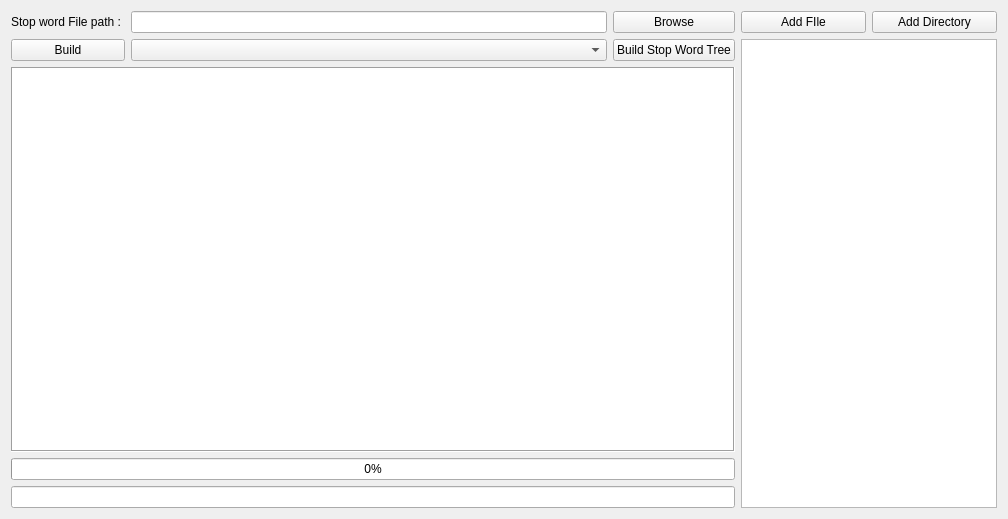
<?xml version="1.0" encoding="UTF-8"?>
<ui version="4.0">
 <class>MainWindow</class>
 <widget class="QMainWindow" name="MainWindow">
  <property name="geometry">
   <rect>
    <x>0</x>
    <y>0</y>
    <width>1008</width>
    <height>519</height>
   </rect>
  </property>
  <property name="windowTitle">
   <string>Inverted Index Search Engine</string>
  </property>
  <widget class="QWidget" name="centralWidget">
   <layout class="QGridLayout" name="gridLayout">
    <item row="2" column="0" colspan="3">
     <widget class="QPlainTextEdit" name="cmdOutput">
      <property name="enabled">
       <bool>true</bool>
      </property>
      <property name="font">
       <font>
        <family>Ubuntu</family>
        <weight>75</weight>
        <bold>true</bold>
       </font>
      </property>
      <property name="frameShape">
       <enum>QFrame::Box</enum>
      </property>
      <property name="readOnly">
       <bool>true</bool>
      </property>
      <property name="plainText">
       <string/>
      </property>
      <property name="textInteractionFlags">
       <set>Qt::NoTextInteraction</set>
      </property>
      <property name="backgroundVisible">
       <bool>false</bool>
      </property>
     </widget>
    </item>
    <item row="3" column="0" colspan="3">
     <widget class="QProgressBar" name="prbPrgress">
      <property name="value">
       <number>0</number>
      </property>
     </widget>
    </item>
    <item row="1" column="3" rowspan="4" colspan="2">
     <widget class="QListView" name="fileList"/>
    </item>
    <item row="0" column="1">
     <widget class="QLineEdit" name="leSWPath"/>
    </item>
    <item row="0" column="3">
     <widget class="QPushButton" name="pbAddFile">
      <property name="text">
       <string>Add FIle</string>
      </property>
     </widget>
    </item>
    <item row="0" column="2">
     <widget class="QPushButton" name="pbSWBrowse">
      <property name="text">
       <string>Browse</string>
      </property>
     </widget>
    </item>
    <item row="1" column="2">
     <widget class="QPushButton" name="pbSWBuild">
      <property name="text">
       <string>Build Stop Word Tree</string>
      </property>
     </widget>
    </item>
    <item row="4" column="0" colspan="3">
     <widget class="QLineEdit" name="cmdInput">
      <property name="cursorMoveStyle">
       <enum>Qt::VisualMoveStyle</enum>
      </property>
     </widget>
    </item>
    <item row="1" column="1">
     <widget class="QComboBox" name="cbTreeType"/>
    </item>
    <item row="1" column="0">
     <widget class="QPushButton" name="pbBuild">
      <property name="text">
       <string>Build</string>
      </property>
     </widget>
    </item>
    <item row="0" column="0">
     <widget class="QLabel" name="label">
      <property name="text">
       <string>Stop word File path : </string>
      </property>
     </widget>
    </item>
    <item row="0" column="4">
     <widget class="QPushButton" name="pbAddDir">
      <property name="text">
       <string>Add Directory</string>
      </property>
     </widget>
    </item>
   </layout>
  </widget>
 </widget>
 <layoutdefault spacing="6" margin="11"/>
 <resources/>
 <connections/>
</ui>
